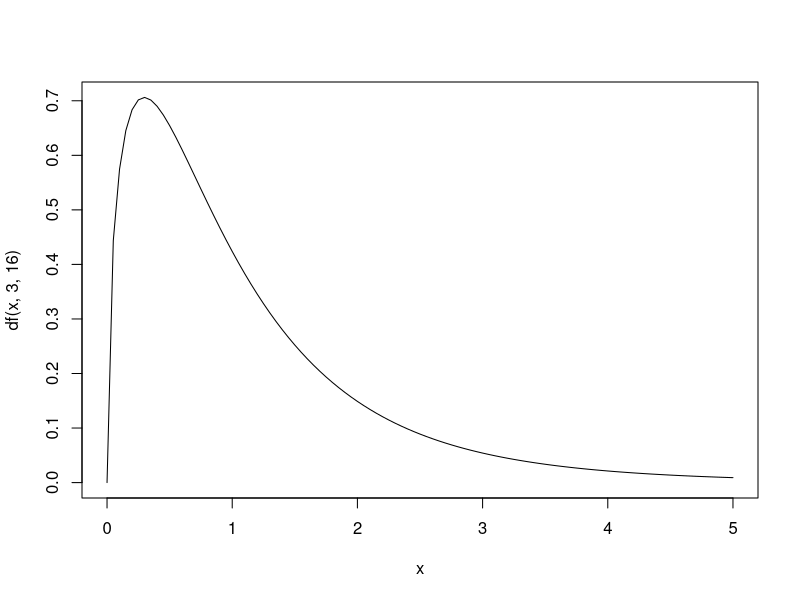

This chart was generated by the following R code:
## ---- chunk 1
curve(df(x,3,16),0,5)
## ---- chunk 2
A <- c(15,9,18,14,18)
B <- c(13,8,8,12,7)
C <- c(10,6,11,7,12)
D <- c(10,7,3,5,7)

統計テスト2 <- c(A,B,C,D)
統計テスト2
## ---- chunk 3
指導法 <- c(rep("A",5),rep("B",5),rep("C",5),rep("D",5))
指導法2 <- factor(指導法)
指導法2
## ---- chunk 4
oneway.test(統計テスト2 ~ 指導法2, var.equal=TRUE)
## ---- chunk 5
summary(aov(統計テスト2 ~ 指導法2))
## ---- chunk 6
anova(lm(統計テスト2 ~ 指導法2))
## ---- chunk 7
全データ <- cbind(A, B, C, D)
全データ
## ---- chunk 8
群平均 <- colMeans(全データ)
群平均
## ---- chunk 9
全平均 <- mean(全データ)
全平均
## ---- chunk 10
全平均行列 <- matrix(rep(全平均,20),nrow=5,ncol=4)
全平均行列
